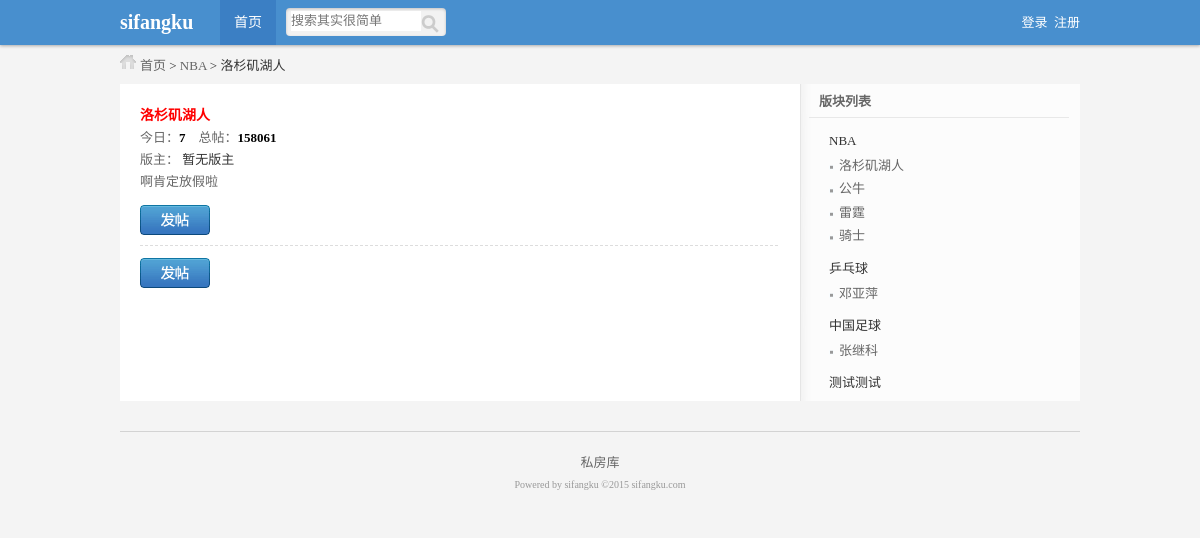
Page /list_son.php?id=1 on the committed database.
### tables this page shows
CREATE TABLE IF NOT EXISTS `sfk_father_module` (
  `id` int(10) unsigned NOT NULL AUTO_INCREMENT,
  `module_name` varchar(66) NOT NULL,
  `sort` int(11) NOT NULL DEFAULT '0',
  PRIMARY KEY (`id`)
);

CREATE TABLE IF NOT EXISTS `sfk_son_module` (
  `id` int(255) unsigned NOT NULL AUTO_INCREMENT,
  `father_module_id` int(10) unsigned NOT NULL DEFAULT '1',
  `module_name` varchar(66) DEFAULT NULL,
  `info` varchar(255) DEFAULT NULL,
  `member_id` int(10) unsigned DEFAULT '0',
  `sort` int(10) unsigned DEFAULT '0',
  PRIMARY KEY (`id`)
);

### inc/mysql.inc.php (called while the page is built, shortened)
<?php
function execute($link,$query){
    $result=mysqli_query($link,$query);
    return $result;
}
?>

### inc/list_right.inc.php (the view)
<div id="right">
    <div class="classList">
        <div class="title">版块列表</div>
        <ul class="listWrap">
            <?php
            $query="select * from sfk_father_module";
            $result_father=execute($link,$query);
            while ($data_father=mysqli_fetch_assoc($result_father)){
                ?>
                <li>
                    <h2><a href="list_father.php?id=<?php echo $data_father['id'];?>"><?php echo $data_father['module_name']?></a></h2>
                    <ul>
                        <?php
                        $query="select * from sfk_son_module where father_module_id={$data_father['id']}";
                        $result_son=execute($link,$query);
                        while($data_son=mysqli_fetch_assoc($result_son)){
                            echo "<li><h3><a href='list_son.php?id={$data_son['id']}'>{$data_son['module_name']}</a></h3></li>";
                        }
                        ?>
                    </ul>
                </li>
                <?php
            }
            ?>
        </ul>
    </div>
</div>

### list_son.php (shortened to what this page needs)
<?php
include "inc/mysql.inc.php";
$link=connect();
$query="select * from sfk_son_module where id={$_GET['id']}";
$result_son=execute($link,$query);
$data_son=mysqli_fetch_assoc($result_son);
$query="select * from sfk_member where id={$data_son['member_id']}";
$result_member=execute($link,$query);
?>
<?php include "inc/header.inc.php";?>
<div id="position" class="auto">
    <?php
        $query="select * from sfk_father_module where id={$data_son['father_module_id']}";
        $result_father=execute($link,$query);
        $data_father=mysqli_fetch_assoc($result_father);
    ?>
    <a>首页</a> &gt; <a href="list_father.php?id=<?php echo $data_father['id']?>"><?php echo $data_father['module_name']?></a> &gt; <?php echo $data_son['module_name']?>
</div>
<div id="main" class="auto">
    <div id="left">
        <div class="box_wrap">
            <h3><?php echo $data_son['module_name']?></h3>
            <div class="num">
                今日：<span>7</span>&nbsp;&nbsp;&nbsp;
                总帖：<span>158061</span>
            </div>
            <div class="moderator">版主：
                <span>
                    <?php
                        if (mysqli_num_rows($result_member)==0){
                            echo '暂无版主';
                        }else{
                            $data_member=mysqli_fetch_assoc($result_member);
                            echo $data_member['name'];
                        }
                    ?>
                </span>
            </div>
            <div class="notice"><?php echo $data_son['info']?></div>
            <div class="pages_wrap">
                <a class="btn publish" href="publish.php?son_module_id=<?php echo $_GET['id']?>"></a>
            </div>
        </div>
        <ul class="postsList">
        </ul>
        <div class="pages_wrap">
            <a class="btn publish" href="publish.php?son_module_id=<?php echo $_GET['id']?>"></a>
        </div>
    </div>
    <?php include "inc/list_right.inc.php"?>
</div>
<?php include "inc/footer.inc.php";?>

### style/public.css (style rules this page uses)
body,div,ul,ol,li,dl,dt,dd,h1,h2,h3,h4,h5,h6,form,input,textarea,p { margin:0px; padding:0px; font-size:13px; font-family:Tahoma; }
ul { list-style:none; }
a { text-decoration:none; }
body { background:#f4f4f4; color:#333; }
.auto { width:960px; margin:0 auto; }
#position { background:url(style_icon.png) 0px -60px no-repeat; text-indent:20px; }
#position a { color:#666; }
a.btn { display:block; width:70px; height:30px; float:left; }
a.publish { background:url(bg.png) 0 0 no-repeat; }

### style/list.css (style rules this page uses)
#main { background:url(main_bg.png) repeat-y; margin-top:10px; }
#main #left { width:638px; padding:7px 20px; float:left; }
#main #right { width:282px; float:right; }
#main #left .box_wrap { color:#666; line-height:22px; }
#main #left div.box_wrap h3 { margin:14px 0 0 0; font-size:14px; color:red; }
#main #left div.num span { color:#000; font-weight:bold; }
#main #left div.moderator span { color:#333; }
#main #left div.pages_wrap { margin:12px 0 0 0; }
#main ul.postsList { margin:10px 0 0 0; border-top:1px dashed #ddd; }
#main #right .classList .title { width:260px; margin:0 auto; padding:7px 0; font-weight:bold; color:#666; text-indent:10px; border-bottom:1px solid #e8e8e8; }
#main #right .classList ul.listWrap { width:220px; margin:15px auto 0 auto; }
#main #right .classList ul.listWrap li h2 a { color:#333; font-weight:normal; }
#main #right .classList ul.listWrap li ul { margin:5px 0 10px 0px; }
#main #right .classList ul.listWrap li ul li { background:url(style_icon.png) 0px -389px no-repeat; line-height:180%; border-radius:3px; color: #666; padding-left:10px; }
#main #right .classList ul.listWrap li ul li h3 a { font-weight:normal; color:#666; }

### rows in the picture
sfk_father_module: module_name "NBA"
sfk_son_module: module_name "洛杉矶湖人", info "啊肯定放假啦"
sfk_son_module: module_name "公牛"
sfk_son_module: module_name "雷霆"
sfk_son_module: module_name "骑士"
sfk_father_module: module_name "乒乓球"
sfk_son_module: module_name "邓亚萍"
sfk_father_module: module_name "中国足球"
sfk_son_module: module_name "张继科"
sfk_father_module: module_name "测试测试"
